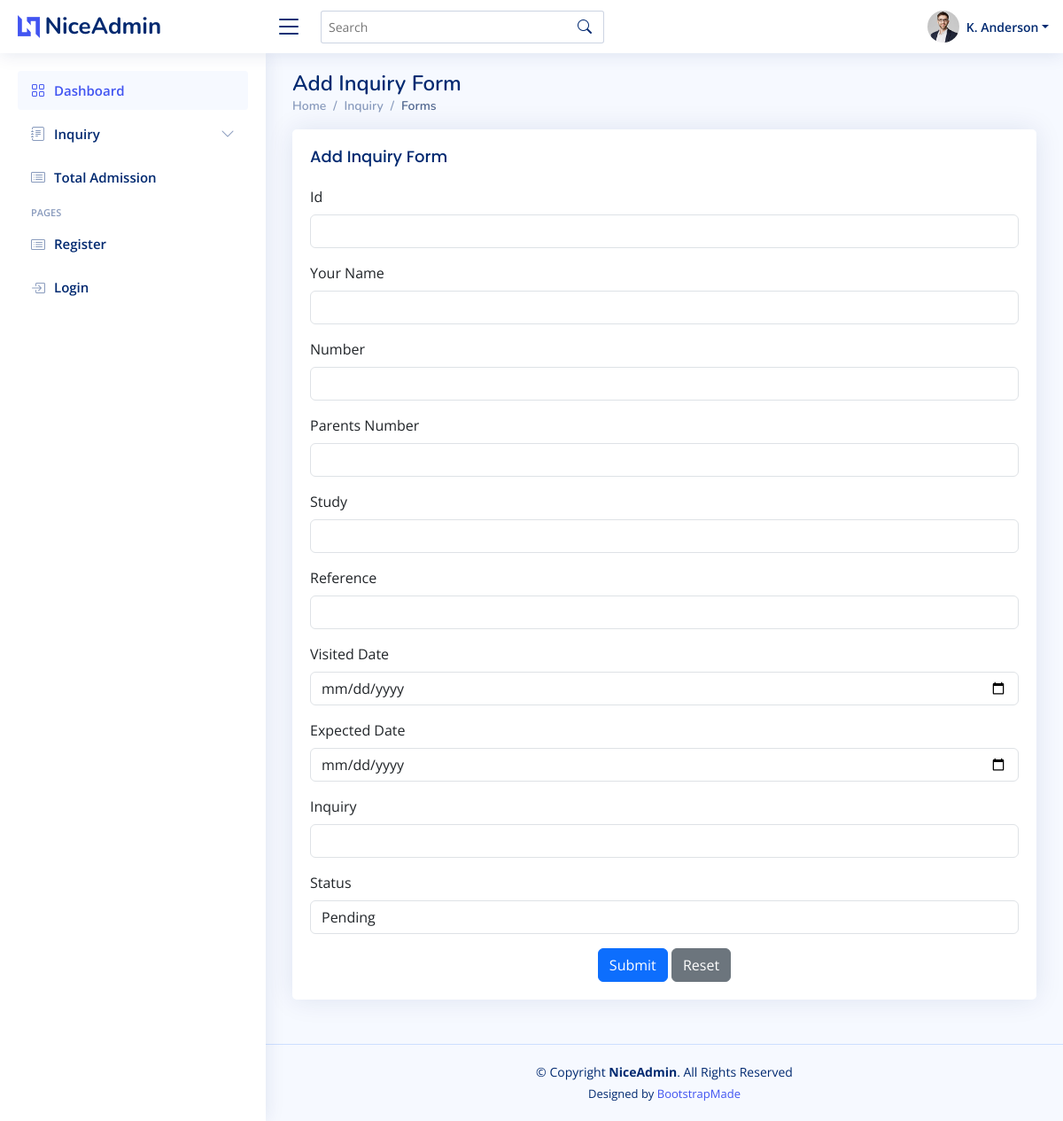
/edit?editid=1, run on an earlier commit of the app's database.
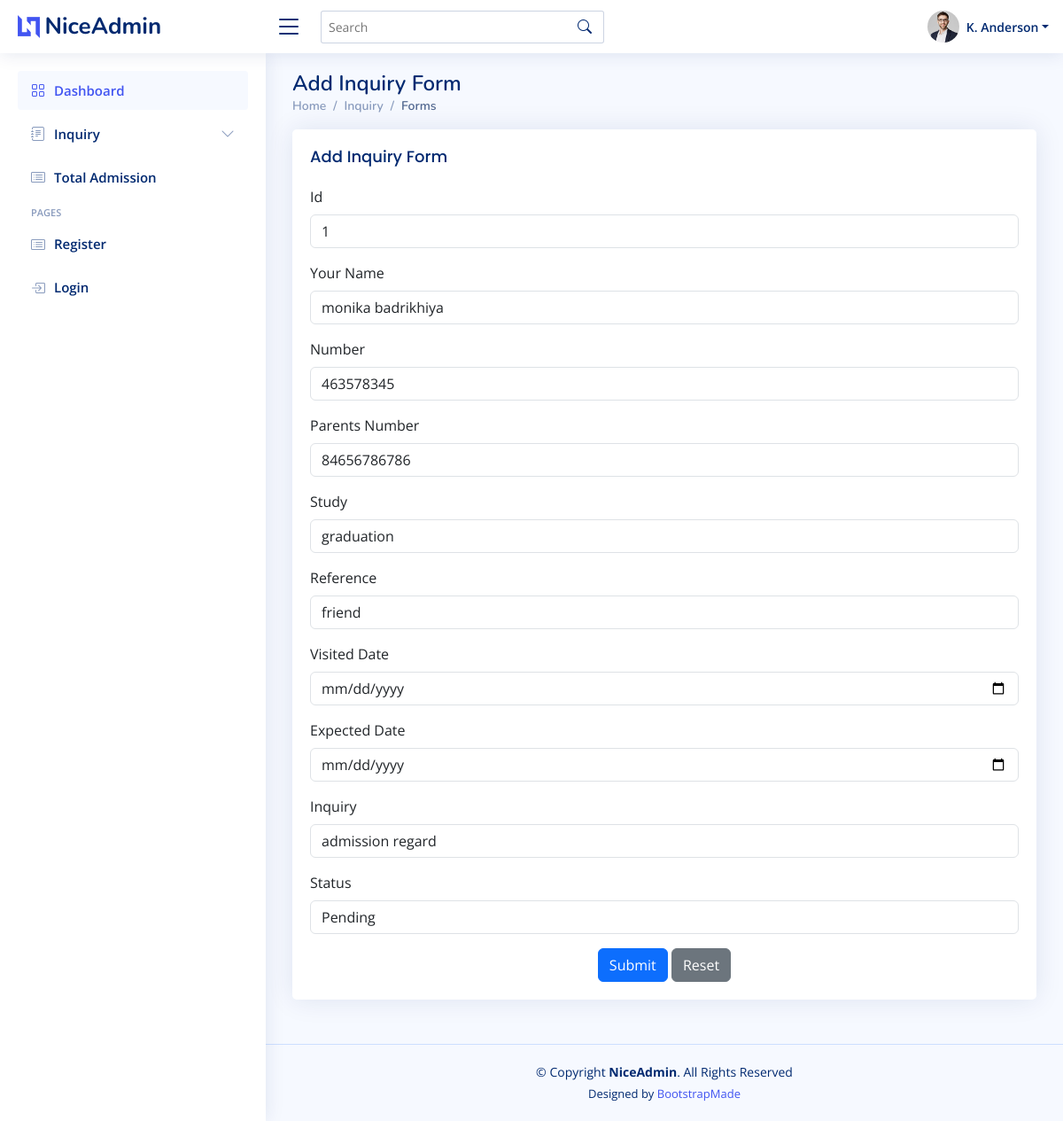
And on a later commit of the database.
### studentpanelapp/models.py (models this page shows)
class Inquiry(models.Model):
    Name=models.CharField(max_length=50)
    Number=models.IntegerField(max_length=20)
    Pnumber=models.IntegerField(max_length=20)
    Study=models.CharField(max_length=50)
    Reference=models.CharField(max_length=50)
    Inquiry=models.CharField(max_length=50)
    Status=models.CharField(max_length=20)
    expectedDate=models.DateTimeField()
    visitedDate=models.DateTimeField()

### studentpanelapp/views.py (the view)
# urls.py: path('edit',views.Editdata),
def Editdata(request):
    editid=request.GET.get('editid')
    print("editid======",editid)
    editdata=Inquiry.objects.filter(id=editid).first()
    return render(request,"addforms-layouts.html",{'alledit':editdata} )

### studentpanelapp/template/addforms-layouts.html (shortened to what the changed rows need)
{% load static %}
<!DOCTYPE html>
<html lang="en">
<head>
  <link href="{% static "vendor/bootstrap/css/bootstrap.min.css"%}" rel="stylesheet">
  <link href="{% static "vendor/bootstrap-icons/bootstrap-icons.css"%}" rel="stylesheet">
  <link href="{% static "vendor/boxicons/css/boxicons.min.css"%}" rel="stylesheet">
  <link href="{% static "vendor/quill/quill.snow.css"%}" rel="stylesheet">
  <link href="{% static "vendor/quill/quill.bubble.css"%}" rel="stylesheet">
  <link href="{% static "vendor/remixicon/remixicon.css"%}" rel="stylesheet">
  <link href="{% static "vendor/simple-datatables/style.css"%}" rel="stylesheet">
  <link href="{% static "css/style.css" %}" rel="stylesheet">
</head>
<body>
    {% include "header.html" %}
   {% include "sidebar.html" %}
 <main id="main" class="main">
  <div class="pagetitle">
    <h1> Add Inquiry Form </h1>
  </div>
  <section class="section">
    <div class="row">
      <div class="">
        <div class="card">
          <div class="card-body">
            <form class="row g-3" action="inquirydata" method="get">
              <div class="col-12">
                <label for="inputNanme4" class="form-label">Id</label>
                <input type="text" class="form-control" name="id" value="{% if alledit %}{{alledit.id}}{% endif %}">
              </div>
              <div class="col-12">
                <label for="inputNanme4" class="form-label">Your Name</label>
                <input type="text" class="form-control" name="name" value="{% if alledit %}{{alledit.Name}}{% endif %}">
              </div>
              <div class="col-12">
                <label for="inputEmail4" class="form-label">Number</label>
                <input type="number" class="form-control" name="num" value="{% if alledit %}{{alledit.Number}}{% endif %}">
              </div>
              <div class="col-12">
                <label for="inputEmail4" class="form-label">Parents Number</label>
                <input type="number" class="form-control" name="pnum" value="{% if alledit %}{{alledit.Pnumber}}{% endif %}">
              </div>
              <div class="col-12">
                <label for="inputAddress" class="form-label">Study</label>
                <input type="text" class="form-control" name="study" value="{% if alledit %}{{alledit.Study}}{% endif %}">
              </div>
              <div class="col-12">
                <label for="inputAddress" class="form-label">Reference</label>
                <input type="text" class="form-control"  name="reference" value="{% if alledit %}{{alledit.Reference}}{% endif %}">
              </div>
              <div class="col-12">
                <label for="inputAddress" class="form-label">Inquiry</label>
                <input type="text" class="form-control"  name="inquiry" value="{% if alledit %}{{alledit.Inquiry}}{% endif %}">
              </div>
              <div class="col-12">
                <label for="inputAddress" class="form-label">Status</label>
                <select class="form-control" name="status" id="">
                  <option value="Pending" {% if alledit.Status == 'Pending' %}selected{% endif %} >Pending</option>
                </select>
              </div>
            </form>
          </div>
        </div>
      </div>
    </div>
  </section>
</main>
   {% include "footer.html" %}
</body>
</html>

What changed in the data, as far as the page shows it:
now on this page (row edited): Inquiry: id "1", name "monika badrikhiya", num "463578345", pnum "84656786786", study "graduation", reference "friend", inquiry "admission regard", status "Pending"
Also different on the page:
form field status: "Pending" → (not shown)
